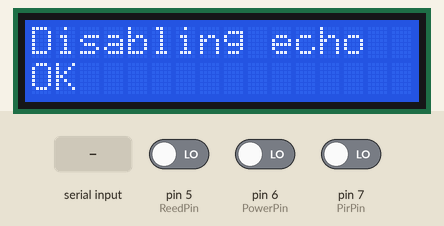
The sketch below on a simulated Arduino Uno, built with avr-gcc and run on an emulated ATmega328P. Parts: 16×2 character LCD. Inputs (shaded band) come from the test bench; at power-on: pin 5 (ReedPin) LOW, pin 6 (PowerPin) LOW, pin 7 (PirPin) LOW. The modem accepts every AT command (registered, SIM ready, sends succeed) and sends nothing else; what the sketch prints to the serial monitor is not drawn.

Above: at 1.2 s.
1.3 s: "1" received over the second serial link
At 2.9 s:
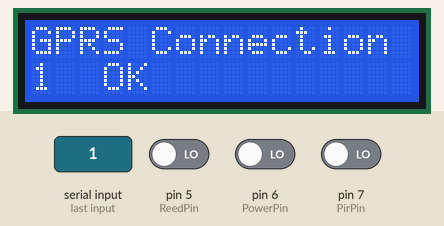
4.8 s: "0" received over the second serial link
At 6.0 s:
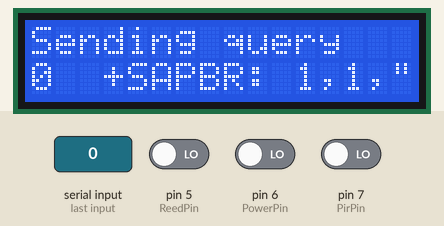
11.8 s: "2" received over the second serial link
At 13.1 s:
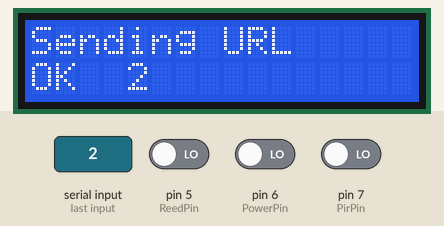
Timing chart, 0 to 14.8 s (numbered marks = the images above; inputs shaded):
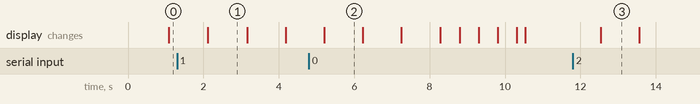

Measured:
- after the input at 1.3 s, the display: changes after 0.82 s (image 1)
- after the input at 4.8 s, the display: changes after 0.40 s (image 2)
- after the input at 11.8 s, the display: changes after 0.74 s (image 3)
- what the display in image 1 shows lasts 1.1 s, from 2.1 s to 3.2 s

The sketch:

IOT_Smart_Food_Truck_Arduino.ino
```cpp
#include<LiquidCrystal.h>                                                                                    //Header file for LCD display
#include<SoftwareSerial.h>                                                                                   //Header file to define additional serial input pins for GSM
SoftwareSerial mySerial(3, 4);                                                                               //Variable mySerial of type SoftwareSerial, syntax:(rxPin, txPin)
LiquidCrystal lcd(8, 9, 10, 11, 12, 13);                                                                     //Variable lcd of type LiquidCrystal, syntax: (rs,enable,d4,d5,d6,d7)

int ReedPin = 5;		                                                                             //Reed Switch - detects presence of magnetic field
int PowerPin = 6;		                                                                             //Power Switch
int PirPin = 7;		                                                                                     //PirStatus - detects radiation from human body
int TempPin = A2; 		                                                                             //Temperature
int LightPin = A5;		                                                                             //Light

String GsmInput = "";                                                                                        //To store gsm input
String GsmResponse = "";                                                                                     //To store gsm response
float Celsius, Light;
String PirStatus, PowerSwitchStatus, ReedSwitchStatus, TemperatureString,LightString;                        //To store sensor value as string
String url;                                                                                                  //url for get request with sensor values
String SensorString, SensorStatus;

void setup()
{
  Serial.begin(9600);                                                                                        //Normal serial port
  mySerial.begin(9600);                                                                                      //Software serial ports
  lcd.begin(16, 2);                                                                                          //Initialize lcd number of rows and columns
  pinMode(PowerPin, INPUT);                                                                                  //Define Power switch as input
  pinMode(ReedPin, INPUT);                                                                                   //Define reed switch as input
  pinMode(PirPin, INPUT);                                                                                    //Define pir as input
}

void DisplayGSMResponse()
{
  if (mySerial.available())                                                                                  //If data is available at GSM serial port
  {
    String GsmInput = "";                                                                                    //Define GsmInput to store GSM response
    while (mySerial.available())                                                                             //When a response is present
    {
      GsmInput += (char)mySerial.read();                                                                     //Add current data bits to whatever is already saved
    }
    GsmInput.trim();                                                                                         //Removes spaces in the string
    lcd.setCursor(0, 1);                                                                                     //Keep LCD cursor at column 0 , row 1
    lcd.print(GsmInput);                                                                                     //Print GSM input on LCD
    Serial.println(GsmInput);
    delay(1000);                                                                                             //Wait
  }
}

void gsmMessage(String atCommand, String LcdDescription, int commandDelay = 0){

  mySerial.println(atCommand);                                                                               //Start writing commands for the gsm module (attention gsm module!)
  Serial.println(LcdDescription);
  lcd.clear();
  lcd.print(LcdDescription);                                                                                 //Show current process on lcd
  delay(commandDelay);
  DisplayGSMResponse();
}

String getAnalogSensor(int sensorPin, String LcdDescription, String SerialDescription){
  Serial.println(SerialDescription);
  int PinInput = analogRead(sensorPin);
  delay(20);
  float InputMillivolts = (PinInput / 1023.0) * 5000;                                                        //1023 is resolution of ADC, 5V is applied voltage,
  float SensorReading = InputMillivolts / 10;                                                                //for 1 degree change in temp, 10mV difference in output
  char Buffer[10];
  SensorString = dtostrf(SensorReading, 5, 2, Buffer);                                                       //decimal to string conversion, dtostrf(float_val, width. precision,buffer)

  lcd.clear();
  lcd.setCursor(0, 0);
  lcd.print(LcdDescription);
  lcd.print(":");
  lcd.print(SensorReading);
  Serial.print(SerialDescription);
  Serial.print(":");
  Serial.println(SensorReading);

  return SensorString;
}

String getDigitalSensor(int SensorPin, String pinLowStatus, String pinHighStatus, String lcdDescription, String serialDescription)
{
  if (digitalRead(SensorPin) == LOW)
  {
    SensorStatus = pinLowStatus;
  }
  else
  {
    SensorStatus = pinHighStatus;
  }
  lcd.clear();
  lcd.setCursor(0, 0);
  lcd.print(lcdDescription);
  lcd.print(":");
  lcd.setCursor(0, 1);
  lcd.print(SensorStatus);
  Serial.print(serialDescription);
  Serial.print(":");
  Serial.println(SensorStatus);
  return SensorStatus;

}

void loop()
{
  gsmMessage("AT", "Attention");                                                                             //Start writing commands for the gsm module (attention gsm module!)
  gsmMessage("ATE0", "Disabling echo");                                                                      //Ensure command sent to the modem is not echoed back
  gsmMessage("AT+SAPBR=3,1,\"CONTYPE\",\"GPRS\"", "GPRS Connection");                                        //Create a connection of GPRS type
  gsmMessage("AT+SAPBR=3,1,\"APN\",\"INTERNET\"", "Setting APN");                                            //Set access point name as INTERNET
  gsmMessage("AT+SAPBR=1,1", "Opening GPRS");                                                                //Open the connection
  gsmMessage("AT+SAPBR=2,1", "Sending query");                                                               //Send sample query through connection
  gsmMessage("AT+HTTPINIT", "HTTP Initialize");                                                              //HTTP initialization
  gsmMessage("AT+HTTPPARA=\"CID\",1", "Setting HTTP");                                                       //Sets HTTP to use the connection

  url = "AT+HTTPPARA=\"URL\",\"52.24.234.121/EnterBrowserValues.php?Temperature=";                           //Forming URL

  TemperatureString = getAnalogSensor(TempPin, "Temp", "Getting Temperature");
  url.concat(TemperatureString);
  delay(500);

  url.concat("&Light=");
  LightString = getAnalogSensor(LightPin, "Light", "Light in Lux");
  url.concat(LightString);
  delay(500);

  url.concat("&PirStatus=");
  PirStatus = getDigitalSensor(PirPin, "NO", "YES", "Pir status", "PIR Status");
  url.concat(PirStatus);
  delay(500);

  url.concat("&Reed=");
  ReedSwitchStatus = getDigitalSensor(ReedPin, "OPEN", "CLOSED", "Reed status", "Reed Switch Status");
  url.concat(ReedSwitchStatus);
  delay(500);

  url.concat("&Power=");
  PowerSwitchStatus = getDigitalSensor(PowerPin, "OFF", "ON", "Power status", "Power Switch Status");
  url.concat(PowerSwitchStatus);
  url.concat("\"");
  Serial.println(url);

  gsmMessage(url, "Sending URL", 2000);                                                                      //Send URL
  gsmMessage("AT+HTTPACTION=0", "GET Command", 10000);                                                       //Set GET command
  gsmMessage("AT+ HTTPTERM", "Terminate HTTP", 2000);                                                        //Terminate HTTP Connection
  gsmMessage("AT+SAPBR=0,1", "Close Connection", 2000);                                                      //Close carrier connection
}
```
